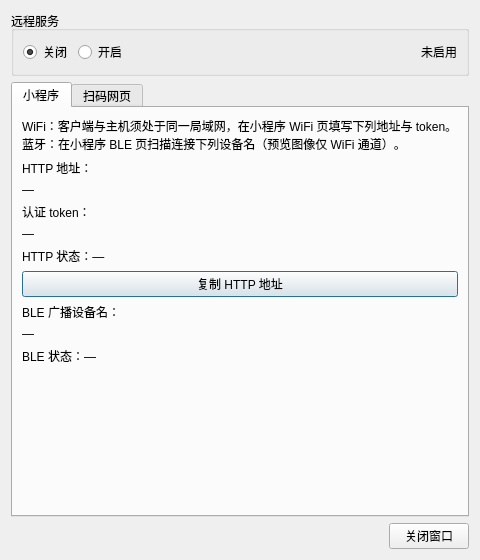
<?xml version="1.0" encoding="UTF-8"?>
<ui version="4.0">
 <class>RemoteControlCenter</class>
 <widget class="QDialog" name="RemoteControlCenter">
  <property name="geometry">
   <rect>
    <x>0</x>
    <y>0</y>
    <width>480</width>
    <height>560</height>
   </rect>
  </property>
  <property name="minimumSize">
   <size>
    <width>440</width>
    <height>480</height>
   </size>
  </property>
  <property name="windowTitle">
   <string>远程控制</string>
  </property>
  <layout class="QVBoxLayout" name="verticalLayout">
   <item>
    <widget class="QGroupBox" name="serviceGroup">
     <property name="title">
      <string>远程服务</string>
     </property>
     <layout class="QHBoxLayout" name="serviceLayout">
      <item>
       <widget class="QRadioButton" name="remoteOffRadio">
        <property name="text">
         <string>关闭</string>
        </property>
        <property name="checked">
         <bool>true</bool>
        </property>
       </widget>
      </item>
      <item>
       <widget class="QRadioButton" name="remoteOnRadio">
        <property name="text">
         <string>开启</string>
        </property>
        <property name="checked">
         <bool>false</bool>
        </property>
       </widget>
      </item>
      <item>
       <spacer name="serviceSpacer">
        <property name="orientation">
         <enum>Qt::Horizontal</enum>
        </property>
        <property name="sizeHint" stdset="0">
         <size>
          <width>16</width>
          <height>20</height>
         </size>
        </property>
       </spacer>
      </item>
      <item>
       <widget class="QLabel" name="serviceSummaryLabel">
        <property name="text">
         <string>未启用</string>
        </property>
       </widget>
      </item>
     </layout>
    </widget>
   </item>
   <item>
    <widget class="QTabWidget" name="modeTabWidget">
     <property name="currentIndex">
      <number>0</number>
     </property>
     <widget class="QWidget" name="wifiTab">
      <attribute name="title">
       <string>小程序</string>
      </attribute>
      <layout class="QVBoxLayout" name="wifiLayout">
       <item>
        <widget class="QLabel" name="wifiHintLabel">
         <property name="text">
          <string>WiFi：客户端与主机须处于同一局域网，在小程序 WiFi 页填写下列地址与 token。蓝牙：在小程序 BLE 页扫描连接下列设备名（预览图像仅 WiFi 通道）。</string>
         </property>
         <property name="wordWrap">
          <bool>true</bool>
         </property>
        </widget>
       </item>
       <item>
        <widget class="QLabel" name="wifiEndpointTitle">
         <property name="text">
          <string>HTTP 地址：</string>
         </property>
        </widget>
       </item>
       <item>
        <widget class="QLabel" name="wifiEndpointLabel">
         <property name="text">
          <string>—</string>
         </property>
         <property name="textInteractionFlags">
          <set>Qt::TextSelectableByMouse</set>
         </property>
         <property name="wordWrap">
          <bool>true</bool>
         </property>
        </widget>
       </item>
       <item>
        <widget class="QLabel" name="wifiTokenTitle">
         <property name="text">
          <string>认证 token：</string>
         </property>
        </widget>
       </item>
       <item>
        <widget class="QLabel" name="wifiTokenLabel">
         <property name="text">
          <string>—</string>
         </property>
         <property name="textInteractionFlags">
          <set>Qt::TextSelectableByMouse</set>
         </property>
        </widget>
       </item>
       <item>
        <widget class="QLabel" name="wifiStatusLabel">
         <property name="text">
          <string>HTTP 状态：—</string>
         </property>
         <property name="wordWrap">
          <bool>true</bool>
         </property>
        </widget>
       </item>
       <item>
        <widget class="QPushButton" name="wifiCopyBtn">
         <property name="text">
          <string>复制 HTTP 地址</string>
         </property>
        </widget>
       </item>
       <item>
        <widget class="QLabel" name="bleDeviceTitle">
         <property name="text">
          <string>BLE 广播设备名：</string>
         </property>
        </widget>
       </item>
       <item>
        <widget class="QLabel" name="bleDeviceLabel">
         <property name="text">
          <string>—</string>
         </property>
         <property name="textInteractionFlags">
          <set>Qt::TextSelectableByMouse</set>
         </property>
        </widget>
       </item>
       <item>
        <widget class="QLabel" name="bleStatusLabel">
         <property name="text">
          <string>BLE 状态：—</string>
         </property>
         <property name="wordWrap">
          <bool>true</bool>
         </property>
        </widget>
       </item>
       <item>
        <spacer name="wifiSpacer">
         <property name="orientation">
          <enum>Qt::Vertical</enum>
         </property>
         <property name="sizeHint" stdset="0">
          <size>
           <width>20</width>
           <height>40</height>
          </size>
         </property>
        </spacer>
       </item>
      </layout>
     </widget>
     <widget class="QWidget" name="qrTab">
      <attribute name="title">
       <string>扫码网页</string>
      </attribute>
      <layout class="QVBoxLayout" name="qrLayout">
       <item>
        <widget class="QLabel" name="qrImageLabel">
         <property name="minimumSize">
          <size>
           <width>260</width>
           <height>260</height>
          </size>
         </property>
         <property name="frameShape">
          <enum>QFrame::Box</enum>
         </property>
         <property name="text">
          <string/>
         </property>
         <property name="alignment">
          <set>Qt::AlignCenter</set>
         </property>
        </widget>
       </item>
       <item>
        <layout class="QHBoxLayout" name="qrIpRow">
         <item>
          <widget class="QLabel" name="qrIpTitle">
           <property name="text">
            <string>本机 IP：</string>
           </property>
          </widget>
         </item>
         <item>
          <widget class="QComboBox" name="qrIpCombo"/>
         </item>
        </layout>
       </item>
       <item>
        <widget class="QLabel" name="qrUrlLabel">
         <property name="text">
          <string>访问 URL：—</string>
         </property>
         <property name="wordWrap">
          <bool>true</bool>
         </property>
         <property name="textInteractionFlags">
          <set>Qt::TextSelectableByMouse</set>
         </property>
        </widget>
       </item>
       <item>
        <widget class="QLabel" name="qrStatusLabel">
         <property name="text">
          <string>扫码状态：—</string>
         </property>
         <property name="wordWrap">
          <bool>true</bool>
         </property>
        </widget>
       </item>
       <item>
        <layout class="QHBoxLayout" name="qrBtnRow">
         <item>
          <widget class="QPushButton" name="qrRefreshBtn">
           <property name="text">
            <string>刷新会话</string>
           </property>
          </widget>
         </item>
         <item>
          <widget class="QPushButton" name="qrCopyBtn">
           <property name="text">
            <string>复制链接</string>
           </property>
          </widget>
         </item>
         <item>
          <widget class="QPushButton" name="qrDisconnectBtn">
           <property name="text">
            <string>结束扫码</string>
           </property>
          </widget>
         </item>
        </layout>
       </item>
      </layout>
     </widget>
    </widget>
   </item>
   <item>
    <layout class="QHBoxLayout" name="bottomLayout">
     <item>
      <spacer name="bottomSpacer">
       <property name="orientation">
        <enum>Qt::Horizontal</enum>
       </property>
       <property name="sizeHint" stdset="0">
        <size>
         <width>40</width>
         <height>20</height>
        </size>
       </property>
      </spacer>
     </item>
     <item>
      <widget class="QPushButton" name="closeWindowBtn">
       <property name="text">
        <string>关闭窗口</string>
       </property>
      </widget>
     </item>
    </layout>
   </item>
  </layout>
 </widget>
 <resources/>
 <connections/>
</ui>
